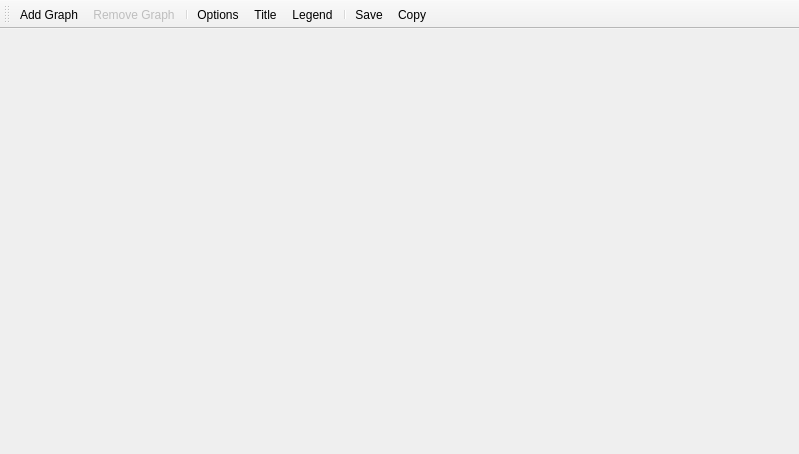
<?xml version="1.0" encoding="UTF-8"?>
<ui version="4.0">
 <class>LivePlotWindow</class>
 <widget class="QMainWindow" name="LivePlotWindow">
  <property name="geometry">
   <rect>
    <x>0</x>
    <y>0</y>
    <width>799</width>
    <height>454</height>
   </rect>
  </property>
  <property name="windowTitle">
   <string>Live Chart</string>
  </property>
  <property name="windowIcon">
   <iconset resource="../resources.qrc">
    <normaloff>:/icons/chart</normaloff>:/icons/chart</iconset>
  </property>
  <widget class="QWidget" name="centralwidget">
   <layout class="QGridLayout" name="gridLayout">
    <property name="leftMargin">
     <number>0</number>
    </property>
    <property name="topMargin">
     <number>0</number>
    </property>
    <property name="rightMargin">
     <number>0</number>
    </property>
    <property name="bottomMargin">
     <number>0</number>
    </property>
    <item row="0" column="0">
     <widget class="LivePlot" name="plot" native="true"/>
    </item>
   </layout>
  </widget>
  <widget class="QMenuBar" name="menubar">
   <property name="geometry">
    <rect>
     <x>0</x>
     <y>0</y>
     <width>799</width>
     <height>20</height>
    </rect>
   </property>
  </widget>
  <widget class="QToolBar" name="toolBar">
   <property name="windowTitle">
    <string>Standard</string>
   </property>
   <property name="iconSize">
    <size>
     <width>16</width>
     <height>16</height>
    </size>
   </property>
   <property name="toolButtonStyle">
    <enum>Qt::ToolButtonTextBesideIcon</enum>
   </property>
   <attribute name="toolBarArea">
    <enum>TopToolBarArea</enum>
   </attribute>
   <attribute name="toolBarBreak">
    <bool>false</bool>
   </attribute>
   <addaction name="actionAdd_Graph"/>
   <addaction name="actionRemove_Graph"/>
   <addaction name="separator"/>
   <addaction name="actionOptions"/>
   <addaction name="actionTitle"/>
   <addaction name="actionLegend"/>
   <addaction name="separator"/>
   <addaction name="actionSave"/>
   <addaction name="actionCopy"/>
  </widget>
  <action name="actionAdd_Graph">
   <property name="icon">
    <iconset resource="../resources.qrc">
     <normaloff>:/icons/chart-add</normaloff>:/icons/chart-add</iconset>
   </property>
   <property name="text">
    <string>Add Graph</string>
   </property>
  </action>
  <action name="actionSave">
   <property name="icon">
    <iconset resource="../resources.qrc">
     <normaloff>:/icons/save</normaloff>:/icons/save</iconset>
   </property>
   <property name="text">
    <string>Save</string>
   </property>
  </action>
  <action name="actionCopy">
   <property name="icon">
    <iconset resource="../resources.qrc">
     <normaloff>:/icons/copy</normaloff>:/icons/copy</iconset>
   </property>
   <property name="text">
    <string>Copy</string>
   </property>
  </action>
  <action name="actionRemove_Graph">
   <property name="enabled">
    <bool>false</bool>
   </property>
   <property name="icon">
    <iconset resource="../resources.qrc">
     <normaloff>:/icons/chart-remove</normaloff>:/icons/chart-remove</iconset>
   </property>
   <property name="text">
    <string>Remove Graph</string>
   </property>
  </action>
  <action name="actionTitle">
   <property name="checkable">
    <bool>true</bool>
   </property>
   <property name="icon">
    <iconset resource="../resources.qrc">
     <normaloff>:/icons/title</normaloff>:/icons/title</iconset>
   </property>
   <property name="text">
    <string>Title</string>
   </property>
  </action>
  <action name="actionLegend">
   <property name="checkable">
    <bool>true</bool>
   </property>
   <property name="icon">
    <iconset resource="../resources.qrc">
     <normaloff>:/icons/legend</normaloff>:/icons/legend</iconset>
   </property>
   <property name="text">
    <string>Legend</string>
   </property>
  </action>
  <action name="actionOptions">
   <property name="icon">
    <iconset resource="../resources.qrc">
     <normaloff>:/icons/options</normaloff>:/icons/options</iconset>
   </property>
   <property name="text">
    <string>Options</string>
   </property>
  </action>
 </widget>
 <customwidgets>
  <customwidget>
   <class>LivePlot</class>
   <extends>QWidget</extends>
   <header>charts/liveplot.h</header>
   <container>1</container>
  </customwidget>
 </customwidgets>
 <resources>
  <include location="../resources.qrc"/>
 </resources>
 <connections/>
</ui>
